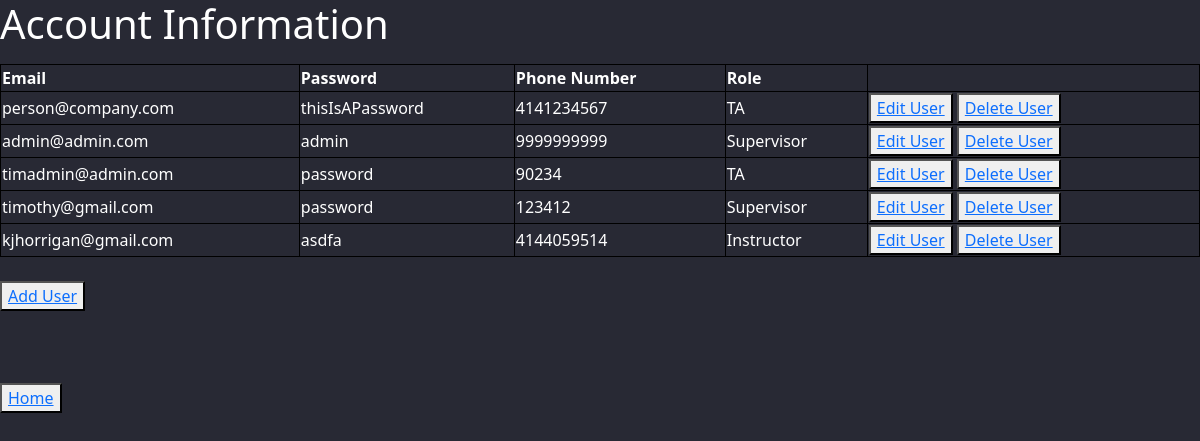
Before: /users/ with the older database file.
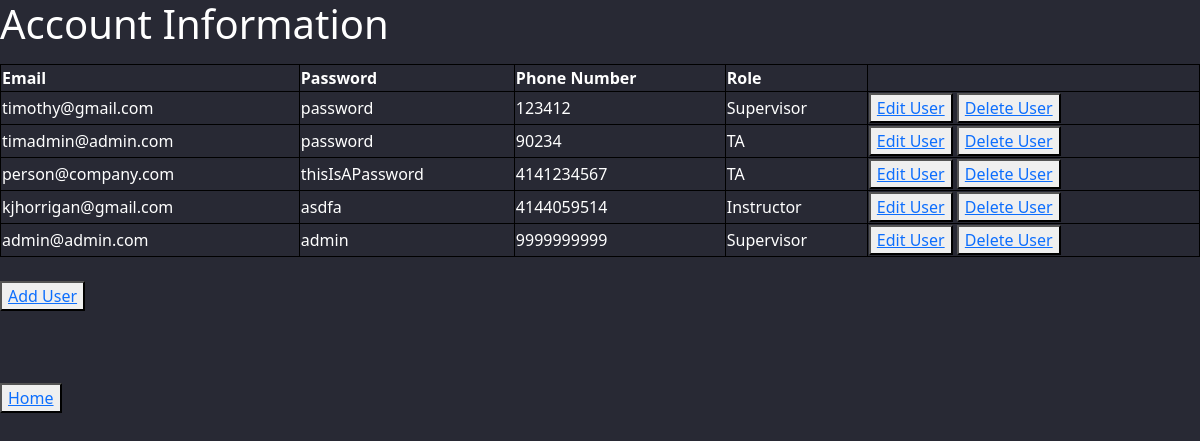
After: the same page with the newer database file.
### Management/models.py (models this page shows, shortened)
class User(models.Model):
    email = models.CharField(max_length=20, primary_key=True)
    lName = models.CharField(max_length=30, null=True, default=False)
    fName = models.CharField(max_length=30, null=True, default=False)
    password = models.CharField(max_length=20)
    phone = models.CharField(max_length=15)
    role = models.PositiveSmallIntegerField(
        choices=(
            (1, "Supervisor"),
            (2, "Instructor"),
            (3, "TA")
        ))
    def getRole(self):
        role = self.role
        if role == 1:
            return "Supervisor"
        elif role == 2:
            return "Instructor"
        elif role == 3:
            return "TA"
        return

### Management/views.py (the view)
# urls.py: path('users/', users.as_view(), name='users'),
class users(View):
    def get(self, request):
        users = User.objects.all()
        context = {'users': users}
        return render(request, "main/Account/accountEdit.html", context)

### templates/main/Account/accountEdit.html (shortened to what this page needs)
{% extends 'base.html' %}
    {% load crispy_forms_tags %}
    {% load crispy_forms_filters %}
{% block content %}
<h1>Account Information</h1>
<table style="width:100%">
  <tr>
      <th>Email</th>
      <th>Password</th>
    <th>Phone Number</th>
    <th>Role</th>
  </tr>
  {% for user in users %}
  <tr>
    <td>{{ user.email }}</td>
      <td>{{ user.password }}</td>
    <td>{{ user.phone }}</td>
    <td>{{ user.getRole}}</td>
    <td>
        <button type="button"><a href="{% url 'userEdit' user.email%}">Edit User</a></button>
        <button type="button"><a href="{% url 'userDelete' user.email %}">Delete User</a></button>
    </td>
  </tr>
  {% endfor %}
</table> <br>
     <button type="button"><a href="{% url 'userAdd' %}">Add User</a></button> <br> <br>
    <br><br><button type="Home"><a href="{% url 'mainHome' %}">Home</a></button>
{% endblock content %}

### templates/base.html (shortened to what this page needs)
{% load static %}
{% load django_bootstrap5 %}
<!DOCTYPE html>
<html lang="en">
<head>
    <link href="https://cdn.jsdelivr.net/npm/bootstrap@5.2.3/dist/css/bootstrap.min.css" rel="stylesheet">
    {% bootstrap_css %}
    <link rel="stylesheet" href="{% static 'css/style.css' %}">
</head>
<body>
    {% block content %}
    {% endblock content %}
</body>
</html>

### static/css/style.css (style rules this page uses)
body { background-color: #282934; color: white; }

### templates/base.html (style rules this page uses)
body { background-color: #282934; color: white !important; }

### templates/main/Account/accountEdit.html (style rules this page uses)
table, th, td { border:1px solid black; }

Changed rows visible on the page:
changed User "timothy@gmail.com": moves up the list
changed User "timadmin@admin.com": moves up the list
changed User "kjhorrigan@gmail.com": moves up the list
